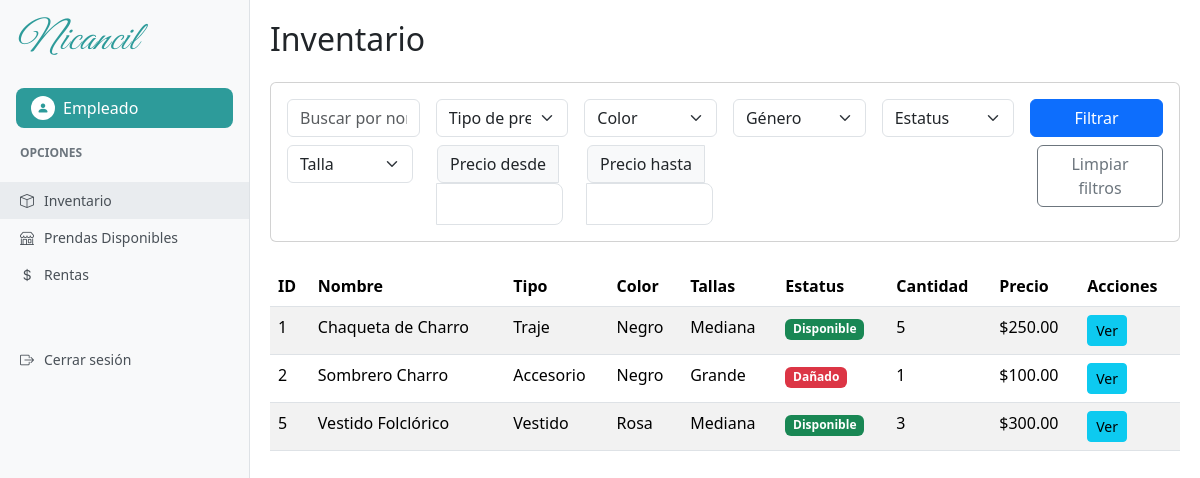
The page /inventario/ (signed in) on the database its author committed.
### usuarios/models.py (models this page shows, shortened)
class Usuario(AbstractUser):
    ROLES=(
        ("admin", "Administrador"),
        ("emp", "Empleado"),
        )
    rol=models.CharField(max_length=10, choices=ROLES, default="emp")
    telefono = models.CharField(max_length=15, blank=True, null=True)
    foto_perfil = models.ImageField(upload_to='perfiles/', blank=True, null=True)

### inventario/models.py (models this page shows, shortened)
class Prenda(models.Model):
    TIPOS = (
        ('traje', 'Traje'),
        ('vestido', 'Vestido'),
        ('accesorio', 'Accesorio'),
    )
    ESTATUS = (
        ('disponible', 'Disponible'),
        ('apartado', 'Apartado'),
        ('en_uso', 'En Uso'),
        ('dañado', 'Dañado'),
        ('mantenimiento', 'En Mantenimiento'),
        ('lavanderia', 'En Lavandería'),
    )
    GENEROS = (
        ('hombre', 'Hombre'),
        ('mujer', 'Mujer'),
        ('unisex', 'Unisex'),
    )
    nombre = models.CharField(max_length=100)
    descripcion = models.TextField()
    precio = models.DecimalField(max_digits=10, decimal_places=2)
    tipo = models.CharField(max_length=20, choices=TIPOS, default='traje')
    color = models.CharField(max_length=50, blank=True)
    estatus = models.CharField(max_length=20, choices=ESTATUS, default='disponible')
    tallas = models.CharField(max_length=50, blank=True)
    genero = models.CharField(max_length=10, choices=GENEROS, default='unisex')
    lugar = models.CharField(max_length=100, blank=True, verbose_name="Lugar o sitio del traje")
    cantidad = models.PositiveIntegerField(default=1)
    imagen = models.ImageField(upload_to='prendas/', null=True, blank=True)
    fecha_creacion = models.DateTimeField(auto_now_add=True)

### inventario/views.py (the view)
# urls.py: path('', include('inventario.urls')),
@login_required
def inventario(request):
    prendas = Prenda.objects.all()
    filtros = {
        'busqueda': escape(request.GET.get('busqueda', '').strip()),
        'tipo': escape(request.GET.get('tipo', '').strip()),
        'color': escape(request.GET.get('color', '').strip()),
        'genero': escape(request.GET.get('genero', '').strip()),
        'estatus': escape(request.GET.get('estatus', '').strip()),
        'talla': escape(request.GET.get('talla', '').strip())
    }
    prendas = _aplicar_filtros_basicos(prendas, filtros)
    prendas = _aplicar_filtro_precio(prendas, request.GET.get('precio_min', '').strip(), 'gte')
    prendas = _aplicar_filtro_precio(prendas, request.GET.get('precio_max', '').strip(), 'lte')
    tipos_prenda=Prenda.TIPOS
    colores=Prenda.objects.values_list('color', flat=True).distinct()
    generos=Prenda.GENEROS
    estatus_opciones=Prenda.ESTATUS
    context={
        'prendas': prendas,
        'tipos_prenda': tipos_prenda,
        'colores': colores,
        'generos': generos,
        'estatus_opciones': estatus_opciones,
        'tallas': Prenda.objects.values_list('tallas', flat=True).distinct(),
    }
    return render(request, 'inventario/inventario.html', context)

### inventario/views.py (called while the page is built, shortened)
def _aplicar_filtros_basicos(prendas, filtros):
    filtros_map = {
        'busqueda': 'nombre__icontains',
        'tipo': 'tipo',
        'color': 'color',
        'genero': 'genero',
        'estatus': 'estatus',
        'talla': 'tallas__icontains'
    }
    for campo, valor in filtros.items():
        if valor and campo in filtros_map:
            prendas = prendas.filter(**{filtros_map[campo]: valor})
    return prendas

def _aplicar_filtro_precio(prendas, precio_str, operador):
    if not precio_str:
        return prendas

### templates/inventario/inventario.html (shortened to what this page needs)
{% extends 'base_dashboard.html' %}
{% block content %}
    <h2 class="mb-4">Inventario</h2>
    <div class="card mb-4">
        <div class="card-body">
            <form method="get" action="">
                <div class="row g-3">
                    <div class="col-md-2">
                        <input type="text" name="busqueda" class="form-control" placeholder="Buscar por nombre..." value="{{ request.GET.busqueda|default:'' }}">
                    </div>
                    <div class="col-md-2">
                        <select name="tipo" class="form-select">
                            <option value="">Tipo de prenda</option>
                        </select>
                    </div>
                    <div class="col-md-2">
                        <select name="color" class="form-select">
                            <option value="">Color</option>
                        </select>
                    </div>
                    <div class="col-md-2">
                        <select name="genero" class="form-select">
                            <option value="">Género</option>
                        </select>
                    </div>
                    <div class="col-md-2">
                        <select name="estatus" class="form-select">
                            <option value="">Estatus</option>
                        </select>
                    </div>
                    <div class="col-md-2">
                        <button type="submit" class="btn btn-primary w-100">Filtrar</button>
                    </div>
                </div>
                <div class="row mt-2">
                    <div class="col-md-2">
                        <select name="talla" class="form-select">
                            <option value="">Talla</option>
                        </select>
                    </div>
                    <div class="col-md-2">
                        <div class="input-group">
                            <span class="input-group-text">Precio desde</span>
                            <input type="number" name="precio_min" class="form-control form-control-lg" style="font-size: 1rem;" value="{{ request.GET.precio_min|default:'' }}">
                        </div>
                    </div>
                    <div class="col-md-2">
                        <div class="input-group">
                            <span class="input-group-text">Precio hasta</span>
                            <input type="number" name="precio_max" class="form-control form-control-lg" style="font-size: 1rem;" value="{{ request.GET.precio_max|default:'' }}">
                        </div>
                    </div>
                    <div class="col-md-2 ms-auto">
                        <a href="{% url 'inventario' %}" class="btn btn-outline-secondary w-100">Limpiar filtros</a>
                    </div>
                </div>
            </form>
        </div>
    </div>
    <div class="table-responsive">
        <table class="table table-striped">
            <thead>
                <tr>
                    <th>ID</th>
                    <th>Nombre</th>
                    <th>Tipo</th>
                    <th>Color</th>
                    <th>Tallas</th>
                    <th>Estatus</th>
                    <th>Cantidad</th>
                    <th>Precio</th>
                    <th>Acciones</th>
                </tr>
            </thead>
            <tbody>
                {% for prenda in prendas %}
                <tr>
                    <td>{{ prenda.id }}</td>
                    <td>{{ prenda.nombre }}</td>
                    <td>{{ prenda.get_tipo_display }}</td>
                    <td>{{ prenda.color|default:"-" }}</td>
                    <td>{{ prenda.tallas|default:"-" }}</td>
                    <td>
                        <span class="badge {% if prenda.estatus == 'disponible' %}bg-success{% elif prenda.estatus == 'apartado' %}bg-warning{% else %}bg-danger{% endif %}">
                            {{ prenda.get_estatus_display }}
                        </span>
                    </td>
                    <td>{{ prenda.cantidad }}</td>
                    <td>${{ prenda.precio }}</td>
                    <td>
                        <a href="{% url 'prenda_detalle' prenda.pk %}" class="btn btn-sm btn-info">Ver</a>
                    </td>
                </tr>
                {% empty %}
                <tr>
                    <td colspan="9">No hay prendas en el inventario.</td>
                </tr>
                {% endfor %}
            </tbody>
        </table>
    </div>
{% endblock %}

### templates/base_dashboard.html (shortened to what this page needs)
<!DOCTYPE html>
<html lang="es">
<head>
    <link href="https://cdn.jsdelivr.net/npm/bootstrap@5.3.2/dist/css/bootstrap.min.css" rel="stylesheet">
    <link href="https://cdn.jsdelivr.net/npm/bootstrap-icons@1.10.0/font/bootstrap-icons.css" rel="stylesheet">
    {% load static %}
    <link rel="stylesheet" type="text/css" href="{% static 'css/dashboard.css' %}">
</head>
<body>
    <div class="sidebar position-fixed" id="sidebar">
        <div class="p-3">
            <h1 class="nicancil-font text-nicancil-teal mb-4">Nicancil</h1>
            <a href="{% url 'editar_perfil' %}" class="user-profile text-decoration-none">
                <div class="user-icon">
                    {% if user.foto_perfil %}
                        <img src="{{ user.foto_perfil.url }}" alt="Perfil" class="rounded-circle" style="width: 24px; height: 24px; object-fit: cover;">
                    {% else %}
                        <i class="bi bi-person-fill"></i>
                    {% endif %}
                </div>
                <span class="user-name">{{ user.first_name|default:user.username }}</span>
            </a>
        </div>
        <div class="sidebar-section-title">Opciones</div>
        <nav class="sidebar-nav">
            <a href="{% url 'inventario' %}" class="sidebar-nav-item {% if request.path == '/inventario/' %}active{% endif %}">
                <i class="bi bi-box"></i>
                <span>Inventario</span>
            </a>
            <a href="{% url 'prenda_lista' %}" class="sidebar-nav-item {% if request.path == '/tienda/' %}active{% endif %}">
                <i class="bi bi-shop"></i>
                <span>Prendas Disponibles</span>
            </a>
            <a href="{% url 'lista_rentas' %}" class="sidebar-nav-item {% if '/rentas/' in request.path %}active{% endif %}">
                <i class="bi bi-currency-dollar"></i>
                <span>Rentas</span>
            </a>
            <a href="{% url 'logout' %}" class="sidebar-nav-item mt-5">
                <i class="bi bi-box-arrow-right"></i>
                <span>Cerrar sesión</span>
            </a>
        </nav>
    </div>
    <div class="main-content-wrapper" id="mainContent">
        {% block content %}{% endblock %}
    </div>
</body>
</html>

### static/css/dashboard.css (style rules this page uses)
:root { --nicancil-teal: #2D9B9A; }
.text-nicancil-teal { color: var(--nicancil-teal) !important; }
.nicancil-font { font-family: 'Great Vibes', cursive; font-weight: 400; letter-spacing: 1px; font-style: italic; font-size: 2.5rem; color: var(--nicancil-teal); }
.sidebar { min-height: 100vh; background-color: #f8f9fa; border-right: 1px solid #dee2e6; width: 250px; z-index: 1000; }
.main-content-wrapper { margin-left: 250px; min-height: 100vh; padding: 20px; }
.user-profile { background-color: var(--nicancil-teal); color: white; padding: 8px 15px; border-radius: 8px; display: flex; align-items: center; gap: 8px; font-weight: 500; cursor: pointer; }
.user-icon { background-color: white; color: var(--nicancil-teal); width: 24px; height: 24px; border-radius: 50%; display: flex; align-items: center; justify-content: center; font-size: 12px; }
.sidebar-nav { padding: 0; margin-top: 20px; }
.sidebar-section-title { color: #6c757d; font-size: 12px; font-weight: 600; text-transform: uppercase; margin-bottom: 10px; padding: 0 20px; }
.sidebar-nav-item { display: flex; align-items: center; padding: 8px 20px; color: #495057; text-decoration: none; font-size: 14px; gap: 10px; position: relative; }
.sidebar-nav-item.active { background-color: #e9ecef; color: #495057; }

### rows shown on the page
Usuario: first_name "Empleado"
Prenda: id "1", nombre "Chaqueta de Charro", tipo "Traje", color "Negro", tallas "Mediana", estatus "Disponible", cantidad "5", precio "250.00"
Prenda: id "2", nombre "Sombrero Charro", tipo "Accesorio", color "Negro", tallas "Grande", estatus "Dañado", cantidad "1", precio "100.00"
Prenda: id "5", nombre "Vestido Folclórico", tipo "Vestido", color "Rosa", tallas "Mediana", estatus "Disponible", cantidad "3", precio "300.00"
